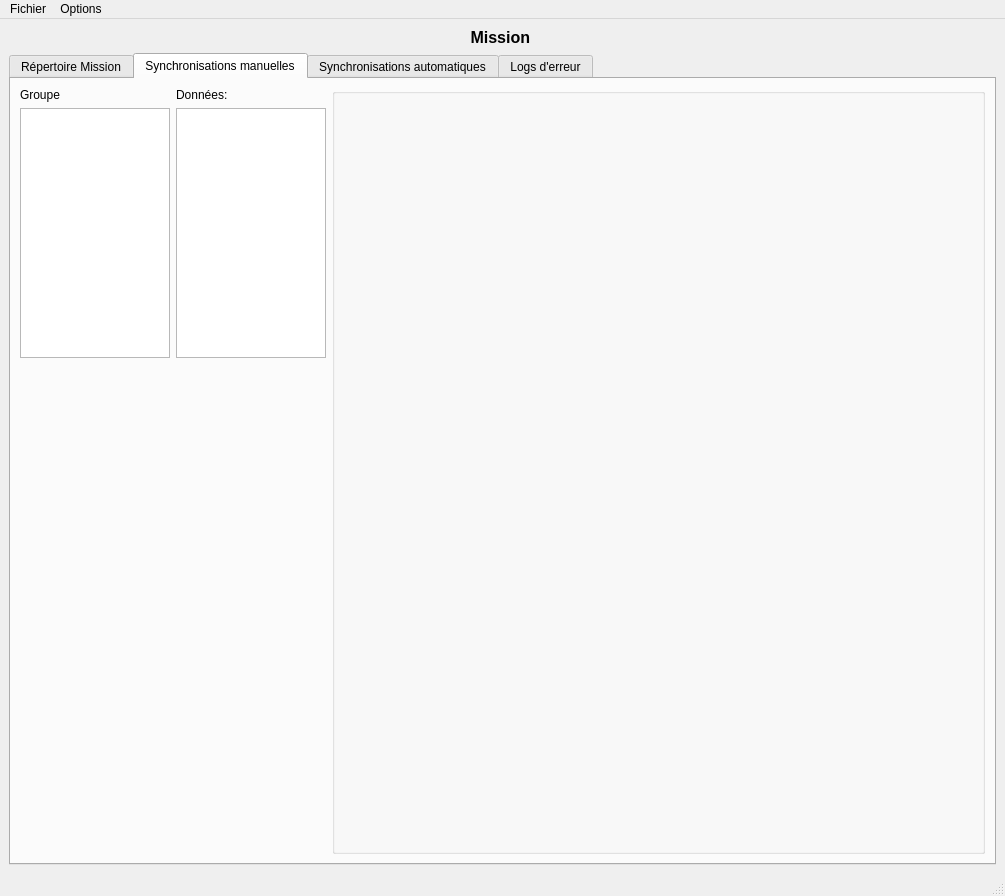
<?xml version="1.0" encoding="UTF-8"?>
<ui version="4.0">
 <class>MainWindow</class>
 <widget class="QMainWindow" name="MainWindow">
  <property name="geometry">
   <rect>
    <x>0</x>
    <y>0</y>
    <width>1005</width>
    <height>896</height>
   </rect>
  </property>
  <property name="minimumSize">
   <size>
    <width>0</width>
    <height>0</height>
   </size>
  </property>
  <property name="windowTitle">
   <string>MainWindow</string>
  </property>
  <widget class="QWidget" name="centralwidget">
   <layout class="QGridLayout" name="gridLayout_2">
    <item row="1" column="0">
     <widget class="QTabWidget" name="tabWidget">
      <property name="currentIndex">
       <number>1</number>
      </property>
      <widget class="QWidget" name="tab">
       <attribute name="title">
        <string>Répertoire Mission</string>
       </attribute>
       <layout class="QGridLayout" name="gridLayout">
        <item row="0" column="0" colspan="2">
         <widget class="QTreeView" name="treeView"/>
        </item>
        <item row="1" column="1">
         <spacer name="horizontalSpacer">
          <property name="orientation">
           <enum>Qt::Horizontal</enum>
          </property>
          <property name="sizeHint" stdset="0">
           <size>
            <width>40</width>
            <height>20</height>
           </size>
          </property>
         </spacer>
        </item>
        <item row="1" column="0">
         <widget class="QPushButton" name="btn_OpenRep">
          <property name="text">
           <string>Ouvrir le répertoire de la mission courante</string>
          </property>
         </widget>
        </item>
       </layout>
      </widget>
      <widget class="QWidget" name="tab_2">
       <attribute name="title">
        <string>Synchronisations manuelles</string>
       </attribute>
       <layout class="QGridLayout" name="gridLayout_3">
        <item row="0" column="0">
         <widget class="QLabel" name="label_3">
          <property name="sizePolicy">
           <sizepolicy hsizetype="Fixed" vsizetype="Fixed">
            <horstretch>0</horstretch>
            <verstretch>0</verstretch>
           </sizepolicy>
          </property>
          <property name="text">
           <string>Groupe</string>
          </property>
         </widget>
        </item>
        <item row="0" column="1">
         <widget class="QLabel" name="label_4">
          <property name="sizePolicy">
           <sizepolicy hsizetype="Fixed" vsizetype="Fixed">
            <horstretch>0</horstretch>
            <verstretch>0</verstretch>
           </sizepolicy>
          </property>
          <property name="text">
           <string>Données:</string>
          </property>
         </widget>
        </item>
        <item row="1" column="0">
         <widget class="QListWidget" name="listGroupWidget">
          <property name="sizePolicy">
           <sizepolicy hsizetype="Preferred" vsizetype="Expanding">
            <horstretch>0</horstretch>
            <verstretch>0</verstretch>
           </sizepolicy>
          </property>
          <property name="minimumSize">
           <size>
            <width>150</width>
            <height>178</height>
           </size>
          </property>
          <property name="maximumSize">
           <size>
            <width>150</width>
            <height>250</height>
           </size>
          </property>
         </widget>
        </item>
        <item row="1" column="1">
         <widget class="QListWidget" name="listRecordWidget">
          <property name="sizePolicy">
           <sizepolicy hsizetype="Preferred" vsizetype="Preferred">
            <horstretch>0</horstretch>
            <verstretch>0</verstretch>
           </sizepolicy>
          </property>
          <property name="minimumSize">
           <size>
            <width>150</width>
            <height>196</height>
           </size>
          </property>
          <property name="maximumSize">
           <size>
            <width>150</width>
            <height>250</height>
           </size>
          </property>
         </widget>
        </item>
        <item row="0" column="2" rowspan="3" colspan="2">
         <widget class="QGroupBox" name="gb_Details">
          <property name="sizePolicy">
           <sizepolicy hsizetype="Preferred" vsizetype="Preferred">
            <horstretch>0</horstretch>
            <verstretch>0</verstretch>
           </sizepolicy>
          </property>
          <property name="minimumSize">
           <size>
            <width>0</width>
            <height>200</height>
           </size>
          </property>
          <property name="maximumSize">
           <size>
            <width>16777215</width>
            <height>16777215</height>
           </size>
          </property>
          <property name="title">
           <string/>
          </property>
          <property name="alignment">
           <set>Qt::AlignLeading|Qt::AlignLeft|Qt::AlignTop</set>
          </property>
         </widget>
        </item>
       </layout>
      </widget>
      <widget class="QWidget" name="tab_3">
       <attribute name="title">
        <string>Synchronisations automatiques</string>
       </attribute>
       <layout class="QGridLayout" name="gridLayout_5">
        <item row="0" column="0">
         <widget class="QScrollArea" name="sc_SyncAuto">
          <property name="sizePolicy">
           <sizepolicy hsizetype="Expanding" vsizetype="Expanding">
            <horstretch>0</horstretch>
            <verstretch>0</verstretch>
           </sizepolicy>
          </property>
          <property name="minimumSize">
           <size>
            <width>0</width>
            <height>300</height>
           </size>
          </property>
          <property name="maximumSize">
           <size>
            <width>16777215</width>
            <height>16777215</height>
           </size>
          </property>
          <property name="widgetResizable">
           <bool>true</bool>
          </property>
          <widget class="QWidget" name="scrollAreaWidgetContents">
           <property name="geometry">
            <rect>
             <x>0</x>
             <y>0</y>
             <width>963</width>
             <height>760</height>
            </rect>
           </property>
           <layout class="QGridLayout" name="gridLayout_4">
            <item row="0" column="0">
             <widget class="QGroupBox" name="gb_SyncAuto">
              <property name="sizePolicy">
               <sizepolicy hsizetype="Expanding" vsizetype="Expanding">
                <horstretch>0</horstretch>
                <verstretch>0</verstretch>
               </sizepolicy>
              </property>
              <property name="minimumSize">
               <size>
                <width>0</width>
                <height>300</height>
               </size>
              </property>
              <property name="maximumSize">
               <size>
                <width>16777215</width>
                <height>900</height>
               </size>
              </property>
              <property name="baseSize">
               <size>
                <width>0</width>
                <height>900</height>
               </size>
              </property>
              <property name="title">
               <string>Synchronisations automatiques</string>
              </property>
             </widget>
            </item>
           </layout>
          </widget>
         </widget>
        </item>
       </layout>
      </widget>
      <widget class="QWidget" name="tab_4">
       <attribute name="title">
        <string>Logs d'erreur</string>
       </attribute>
       <layout class="QGridLayout" name="gridLayout_6">
        <item row="1" column="0">
         <spacer name="horizontalSpacer_2">
          <property name="orientation">
           <enum>Qt::Horizontal</enum>
          </property>
          <property name="sizeHint" stdset="0">
           <size>
            <width>40</width>
            <height>20</height>
           </size>
          </property>
         </spacer>
        </item>
        <item row="1" column="1">
         <widget class="QPushButton" name="btn_RAZLog">
          <property name="text">
           <string>RAZ</string>
          </property>
         </widget>
        </item>
        <item row="0" column="0" colspan="2">
         <widget class="QTextEdit" name="te_Logs"/>
        </item>
       </layout>
      </widget>
     </widget>
    </item>
    <item row="0" column="0">
     <widget class="QLabel" name="l_mission">
      <property name="font">
       <font>
        <pointsize>12</pointsize>
        <weight>75</weight>
        <bold>true</bold>
       </font>
      </property>
      <property name="text">
       <string>Mission </string>
      </property>
      <property name="alignment">
       <set>Qt::AlignCenter</set>
      </property>
     </widget>
    </item>
   </layout>
  </widget>
  <widget class="QMenuBar" name="menubar">
   <property name="geometry">
    <rect>
     <x>0</x>
     <y>0</y>
     <width>1005</width>
     <height>21</height>
    </rect>
   </property>
   <widget class="QMenu" name="menuFichier">
    <property name="title">
     <string>Fichier</string>
    </property>
    <addaction name="actionNouvelle_mission"/>
    <addaction name="actionEditer_Mission"/>
    <addaction name="separator"/>
    <addaction name="actionQuitter"/>
   </widget>
   <widget class="QMenu" name="menuOptions">
    <property name="title">
     <string>Options</string>
    </property>
    <addaction name="actionPreferences"/>
    <addaction name="separator"/>
    <addaction name="actionAfficheConfig"/>
    <addaction name="actionOuvrirMissions"/>
    <addaction name="actionOuvrirConfMission"/>
   </widget>
   <addaction name="menuFichier"/>
   <addaction name="menuOptions"/>
  </widget>
  <widget class="QStatusBar" name="statusbar"/>
  <action name="actionNouvelle_mission">
   <property name="text">
    <string>Nouvelle mission</string>
   </property>
  </action>
  <action name="actionPreferences">
   <property name="text">
    <string>Préférences</string>
   </property>
  </action>
  <action name="actionQuitter">
   <property name="text">
    <string>Quitter</string>
   </property>
  </action>
  <action name="actionEditer_Mission">
   <property name="text">
    <string>Editer Mission</string>
   </property>
  </action>
  <action name="actionAfficheConfig">
   <property name="text">
    <string>Afficher le fichier de configuration</string>
   </property>
  </action>
  <action name="actionOuvrirMissions">
   <property name="text">
    <string>Ouvrir le répertoire des missions</string>
   </property>
  </action>
  <action name="actionOuvrirConfMission">
   <property name="text">
    <string>Ouvrir le répertoire ConfMission</string>
   </property>
  </action>
 </widget>
 <resources/>
 <connections/>
</ui>
